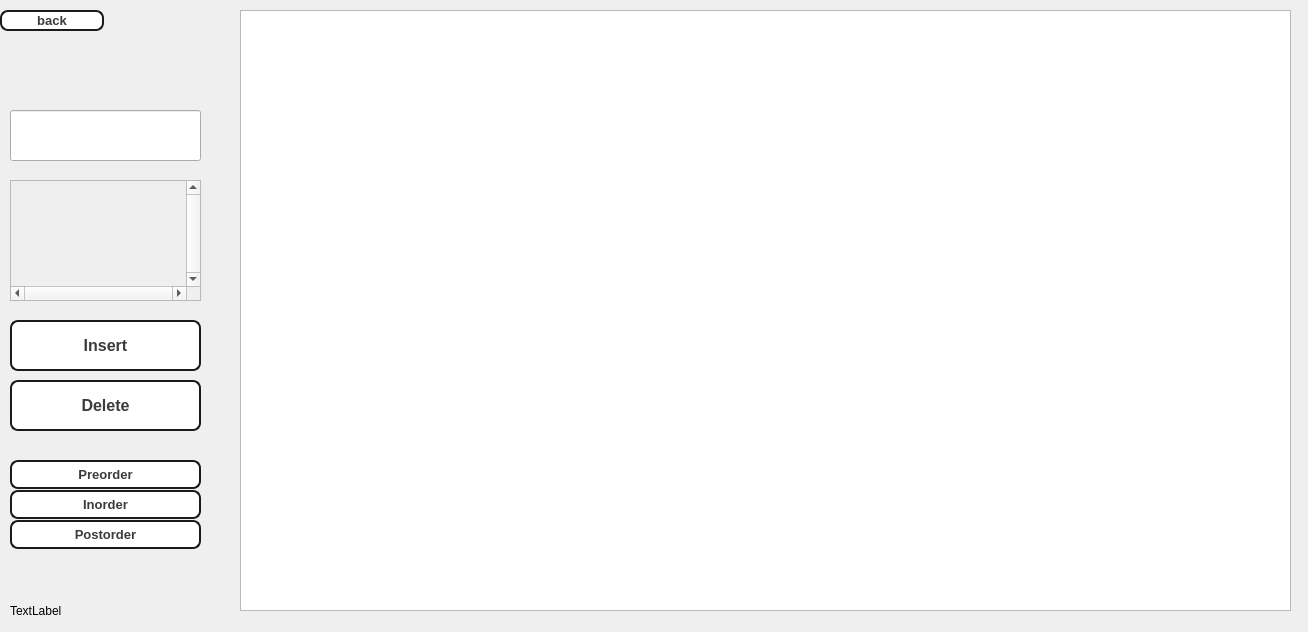
<?xml version="1.0" encoding="UTF-8"?>
<ui version="4.0">
 <class>bstpage</class>
 <widget class="QWidget" name="bstpage">
  <property name="geometry">
   <rect>
    <x>0</x>
    <y>0</y>
    <width>1308</width>
    <height>632</height>
   </rect>
  </property>
  <property name="windowTitle">
   <string>Dialog</string>
  </property>
  <widget class="QPushButton" name="insertbutton">
   <property name="geometry">
    <rect>
     <x>10</x>
     <y>320</y>
     <width>191</width>
     <height>51</height>
    </rect>
   </property>
   <property name="styleSheet">
    <string notr="true">QPushButton {
  appearance: none;
  background-color: white;
  border: 2px solid #1A1A1A;
  border-radius: 8px;
  box-sizing: border-box;
  color: #3B3B3B;
  cursor: pointer;
  display: inline-block;
  font-family: Roobert,-apple-system,BlinkMacSystemFont,&quot;Segoe UI&quot;,Helvetica,Arial,sans-serif,&quot;Apple Color Emoji&quot;,&quot;Segoe UI Emoji&quot;,&quot;Segoe UI Symbol&quot;;
  font-size: 16px;
  font-weight: 600;
  line-height: normal;
  margin: 0;
  
  min-width: 0;
  outline: none;
  padding: 16px 24px;
  text-align: center;
  text-decoration: none;
  transition: all 300ms cubic-bezier(.23, 1, 0.32, 1);
  user-select: none;
  -webkit-user-select: none;
  touch-action: manipulation;
  width: 100%;
  will-change: transform;
}

QPushButton:disabled {
  pointer-events: none;
}

QPushButton:hover {
  color: #fff;
  background-color: #1A1A1A;
  box-shadow: rgba(0, 0, 0, 0.25) 0 8px 15px;
  transform: translateY(-2px);
}

QPushButton:active {
  box-shadow: none;
  transform: translateY(0);
}
</string>
   </property>
   <property name="text">
    <string>Insert</string>
   </property>
  </widget>
  <widget class="QPushButton" name="deletebutton">
   <property name="geometry">
    <rect>
     <x>10</x>
     <y>380</y>
     <width>191</width>
     <height>51</height>
    </rect>
   </property>
   <property name="styleSheet">
    <string notr="true">QPushButton {
  appearance: none;
  background-color: white;
  border: 2px solid #1A1A1A;
  border-radius: 8px;
  box-sizing: border-box;
  color: #3B3B3B;
  cursor: pointer;
  display: inline-block;
  font-family: Roobert,-apple-system,BlinkMacSystemFont,&quot;Segoe UI&quot;,Helvetica,Arial,sans-serif,&quot;Apple Color Emoji&quot;,&quot;Segoe UI Emoji&quot;,&quot;Segoe UI Symbol&quot;;
  font-size: 16px;
  font-weight: 600;
  line-height: normal;
  margin: 0;
  
  min-width: 0;
  outline: none;
  padding: 16px 24px;
  text-align: center;
  text-decoration: none;
  transition: all 300ms cubic-bezier(.23, 1, 0.32, 1);
  user-select: none;
  -webkit-user-select: none;
  touch-action: manipulation;
  width: 100%;
  will-change: transform;
}

QPushButton:disabled {
  pointer-events: none;
}

QPushButton:hover {
  color: #fff;
  background-color: #1A1A1A;
  box-shadow: rgba(0, 0, 0, 0.25) 0 8px 15px;
  transform: translateY(-2px);
}

QPushButton:active {
  box-shadow: none;
  transform: translateY(0);
}
</string>
   </property>
   <property name="text">
    <string>Delete</string>
   </property>
  </widget>
  <widget class="QLineEdit" name="lineEdit">
   <property name="geometry">
    <rect>
     <x>10</x>
     <y>110</y>
     <width>191</width>
     <height>51</height>
    </rect>
   </property>
  </widget>
  <widget class="QGraphicsView" name="graphicsView">
   <property name="geometry">
    <rect>
     <x>240</x>
     <y>10</y>
     <width>1051</width>
     <height>601</height>
    </rect>
   </property>
  </widget>
  <widget class="QLabel" name="label">
   <property name="geometry">
    <rect>
     <x>10</x>
     <y>600</y>
     <width>181</width>
     <height>21</height>
    </rect>
   </property>
   <property name="text">
    <string>TextLabel</string>
   </property>
  </widget>
  <widget class="QPushButton" name="backButton">
   <property name="geometry">
    <rect>
     <x>0</x>
     <y>10</y>
     <width>104</width>
     <height>21</height>
    </rect>
   </property>
   <property name="styleSheet">
    <string notr="true">QPushButton {
  appearance: none;
  background-color: white;
  border: 2px solid #1A1A1A;
  border-radius: 8px;
  box-sizing: border-box;
  color: #3B3B3B;
  cursor: pointer;
  display: inline-block;
  font-family: Roobert,-apple-system,BlinkMacSystemFont,&quot;Segoe UI&quot;,Helvetica,Arial,sans-serif,&quot;Apple Color Emoji&quot;,&quot;Segoe UI Emoji&quot;,&quot;Segoe UI Symbol&quot;;
  font-size: 13px;
  font-weight: 600;
  line-height: normal;
  margin: 0;
  
  min-width: 0;
  outline: none;
  
  text-align: center;
  text-decoration: none;
  transition: all 300ms cubic-bezier(.23, 1, 0.32, 1);
  user-select: none;
  -webkit-user-select: none;
  touch-action: manipulation;
  width: 100%;
  will-change: transform;
}

QPushButton:disabled {
  pointer-events: none;
}

QPushButton:hover {
  color: #fff;
  background-color: #1A1A1A;
  box-shadow: rgba(0, 0, 0, 0.25) 0 8px 15px;
  transform: translateY(-2px);
}

QPushButton:active {
  box-shadow: none;
  transform: translateY(0);
}
</string>
   </property>
   <property name="text">
    <string>back</string>
   </property>
  </widget>
  <widget class="QScrollArea" name="scrollArea">
   <property name="geometry">
    <rect>
     <x>10</x>
     <y>180</y>
     <width>191</width>
     <height>121</height>
    </rect>
   </property>
   <property name="verticalScrollBarPolicy">
    <enum>Qt::ScrollBarPolicy::ScrollBarAlwaysOn</enum>
   </property>
   <property name="horizontalScrollBarPolicy">
    <enum>Qt::ScrollBarPolicy::ScrollBarAlwaysOn</enum>
   </property>
   <property name="widgetResizable">
    <bool>true</bool>
   </property>
   <widget class="QWidget" name="scrollAreaWidgetContents">
    <property name="geometry">
     <rect>
      <x>0</x>
      <y>0</y>
      <width>173</width>
      <height>103</height>
     </rect>
    </property>
    <widget class="QLabel" name="traversalLabel">
     <property name="geometry">
      <rect>
       <x>0</x>
       <y>0</y>
       <width>171</width>
       <height>101</height>
      </rect>
     </property>
     <property name="text">
      <string/>
     </property>
    </widget>
   </widget>
  </widget>
  <widget class="QPushButton" name="preorderButton">
   <property name="geometry">
    <rect>
     <x>10</x>
     <y>460</y>
     <width>191</width>
     <height>29</height>
    </rect>
   </property>
   <property name="styleSheet">
    <string notr="true">QPushButton {
  appearance: none;
  background-color: white;
  border: 2px solid #1A1A1A;
  border-radius: 8px;
  box-sizing: border-box;
  color: #3B3B3B;
  cursor: pointer;
  display: inline-block;
  font-family: Roobert,-apple-system,BlinkMacSystemFont,&quot;Segoe UI&quot;,Helvetica,Arial,sans-serif,&quot;Apple Color Emoji&quot;,&quot;Segoe UI Emoji&quot;,&quot;Segoe UI Symbol&quot;;
  font-size: 13px;
  font-weight: 600;
  line-height: normal;
  margin: 0;
  
  min-width: 0;
  outline: none;
  
  text-align: center;
  text-decoration: none;
  transition: all 300ms cubic-bezier(.23, 1, 0.32, 1);
  user-select: none;
  -webkit-user-select: none;
  touch-action: manipulation;
  width: 100%;
  will-change: transform;
}

QPushButton:disabled {
  pointer-events: none;
}

QPushButton:hover {
  color: #fff;
  background-color: #1A1A1A;
  box-shadow: rgba(0, 0, 0, 0.25) 0 8px 15px;
  transform: translateY(-2px);
}

QPushButton:active {
  box-shadow: none;
  transform: translateY(0);
}
</string>
   </property>
   <property name="text">
    <string>Preorder</string>
   </property>
  </widget>
  <widget class="QPushButton" name="inorderButton">
   <property name="geometry">
    <rect>
     <x>10</x>
     <y>490</y>
     <width>191</width>
     <height>29</height>
    </rect>
   </property>
   <property name="styleSheet">
    <string notr="true">QPushButton {
  appearance: none;
  background-color: white;
  border: 2px solid #1A1A1A;
  border-radius: 8px;
  box-sizing: border-box;
  color: #3B3B3B;
  cursor: pointer;
  display: inline-block;
  font-family: Roobert,-apple-system,BlinkMacSystemFont,&quot;Segoe UI&quot;,Helvetica,Arial,sans-serif,&quot;Apple Color Emoji&quot;,&quot;Segoe UI Emoji&quot;,&quot;Segoe UI Symbol&quot;;
  font-size: 13px;
  font-weight: 600;
  line-height: normal;
  margin: 0;
  
  min-width: 0;
  outline: none;
  
  text-align: center;
  text-decoration: none;
  transition: all 300ms cubic-bezier(.23, 1, 0.32, 1);
  user-select: none;
  -webkit-user-select: none;
  touch-action: manipulation;
  width: 100%;
  will-change: transform;
}

QPushButton:disabled {
  pointer-events: none;
}

QPushButton:hover {
  color: #fff;
  background-color: #1A1A1A;
  box-shadow: rgba(0, 0, 0, 0.25) 0 8px 15px;
  transform: translateY(-2px);
}

QPushButton:active {
  box-shadow: none;
  transform: translateY(0);
}
</string>
   </property>
   <property name="text">
    <string>Inorder</string>
   </property>
  </widget>
  <widget class="QPushButton" name="postorderButton">
   <property name="geometry">
    <rect>
     <x>10</x>
     <y>520</y>
     <width>191</width>
     <height>29</height>
    </rect>
   </property>
   <property name="styleSheet">
    <string notr="true">QPushButton {
  appearance: none;
  background-color: white;
  border: 2px solid #1A1A1A;
  border-radius: 8px;
  box-sizing: border-box;
  color: #3B3B3B;
  cursor: pointer;
  display: inline-block;
  font-family: Roobert,-apple-system,BlinkMacSystemFont,&quot;Segoe UI&quot;,Helvetica,Arial,sans-serif,&quot;Apple Color Emoji&quot;,&quot;Segoe UI Emoji&quot;,&quot;Segoe UI Symbol&quot;;
  font-size: 13px;
  font-weight: 600;
  line-height: normal;
  margin: 0;
  
  min-width: 0;
  outline: none;
  
  text-align: center;
  text-decoration: none;
  transition: all 300ms cubic-bezier(.23, 1, 0.32, 1);
  user-select: none;
  -webkit-user-select: none;
  touch-action: manipulation;
  width: 100%;
  will-change: transform;
}

QPushButton:disabled {
  pointer-events: none;
}

QPushButton:hover {
  color: #fff;
  background-color: #1A1A1A;
  box-shadow: rgba(0, 0, 0, 0.25) 0 8px 15px;
  transform: translateY(-2px);
}

QPushButton:active {
  box-shadow: none;
  transform: translateY(0);
}
</string>
   </property>
   <property name="text">
    <string>Postorder</string>
   </property>
  </widget>
 </widget>
 <resources/>
 <connections/>
</ui>
